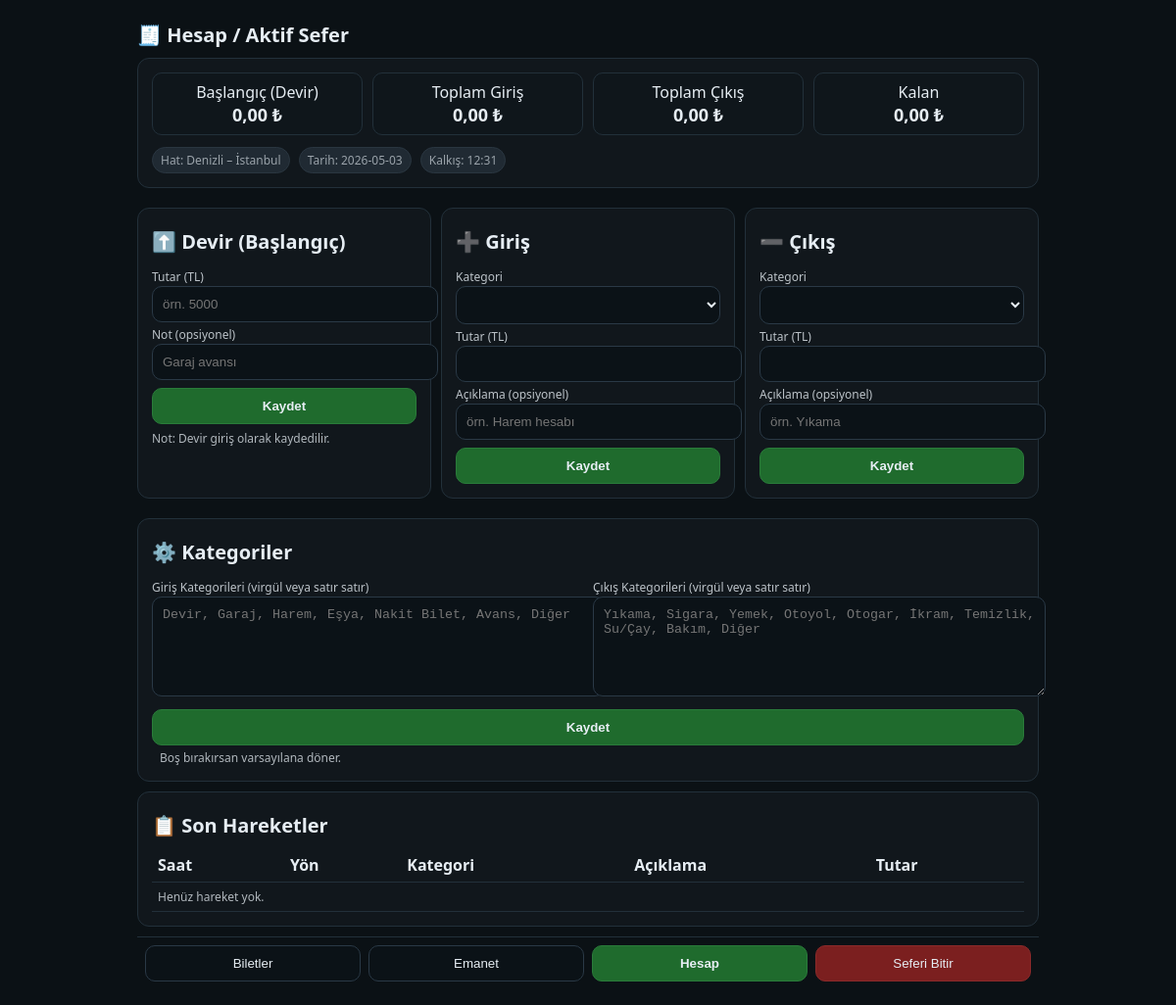
/olaylar (signed in), run on an earlier commit of the app's database.
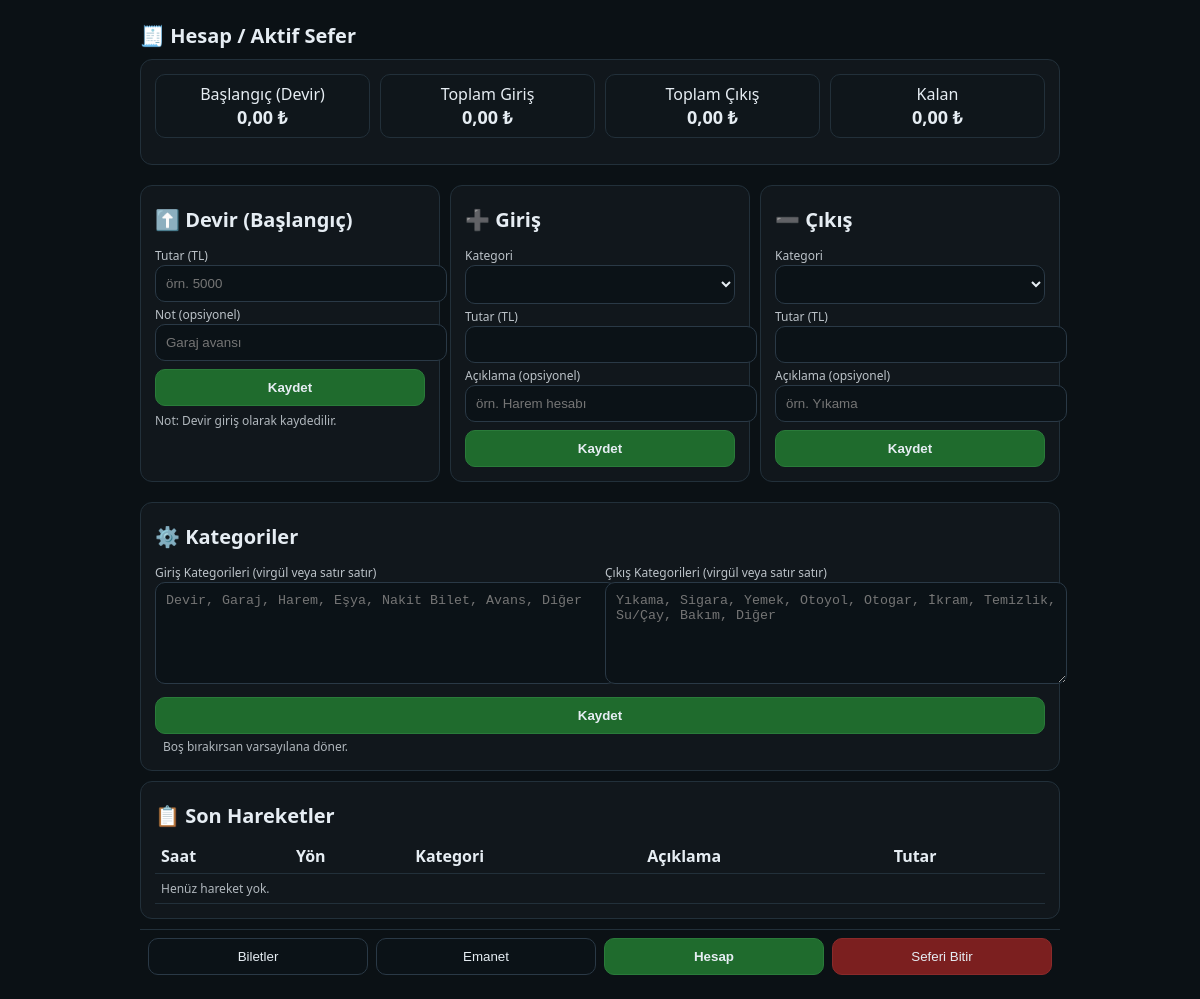
And on a later commit of the database.
### tables this page shows
CREATE TABLE trips(
            id INTEGER PRIMARY KEY,
            date TEXT,
            route TEXT,
            departure_time TEXT,
            plate TEXT,
            captain1 TEXT,
            captain2 TEXT,
            attendant TEXT,
            note TEXT
        );

### modules/reports_panel.py (the view)
    def events_page():
        get_active_trip = deps.get("get_active_trip")
        tid = get_active_trip() if callable(get_active_trip) else None
        sums = {"devir": 0, "giris": 0, "cikis": 0, "kalan": 0}
        trip = {}
        if tid:
            db = get_db()
            trip_row = db.execute("SELECT * FROM trips WHERE id=?", (tid,)).fetchone()
            trip = dict(trip_row) if trip_row else {}
            try:
                if hasattr(app, "cash_sums"):
                    sums = dict(app.cash_sums(tid))
            except Exception:
                pass
        return render_template("events.html", sums=sums, trip=trip)

### app.py (called while the page is built)
def ensure_admin_profile_table(db):
    db.execute("""
        CREATE TABLE IF NOT EXISTS admin_profile(
            id INTEGER PRIMARY KEY CHECK(id=1),
            full_name TEXT NOT NULL DEFAULT '',
            phone TEXT NOT NULL DEFAULT '',
            photo_path TEXT NOT NULL DEFAULT '',
            created_at TEXT NOT NULL DEFAULT (datetime('now','localtime')),
            updated_at TEXT NOT NULL DEFAULT (datetime('now','localtime'))
        )
    """)

def get_admin_profile():
    db = get_db()
    ensure_admin_profile_table(db)
    row = db.execute("""
        SELECT id, full_name, phone, photo_path, created_at, updated_at
        FROM admin_profile
        WHERE id=1
    """).fetchone()
    if not row:
        return None
    return {
        "id": row["id"],
        "full_name": row["full_name"] or "",
        "phone": row["phone"] or "",
        "photo_path": row["photo_path"] or "",
        "created_at": row["created_at"],
        "updated_at": row["updated_at"],
    }

def admin_profile_exists():
    prof = get_admin_profile()
    return bool(prof and prof.get("full_name"))

@app.context_processor
def inject_admin_profile():
    try:
        return {"admin_profile": get_admin_profile()}
    except Exception:
        return {"admin_profile": None}

def get_db() -> sqlite3.Connection:
    if "db" not in g:
        g.db = sqlite3.connect(DB_PATH)
        g.db.row_factory = sqlite3.Row
        g.db.execute("PRAGMA foreign_keys=ON;")
        g.db.execute("PRAGMA journal_mode=WAL;")
    return g.db

@app.template_filter("tl")
def format_tl(value):
    try:
        value = float(value)
        s = f"{value:,.2f} ₺"
        return s.replace(",", "X").replace(".", ",").replace("X", ".")
    except Exception:
        return "0,00 ₺"

def settings_get(key: str, default=None):
    row = get_db().execute("SELECT value FROM settings WHERE key=?", (key,)).fetchone()
    if not row:
        return default
    raw = row["value"]
    try:
        return json.loads(raw)
    except Exception:
        return raw

def get_active_trip() -> Optional[int]:
    row = get_db().execute("SELECT active_trip_id FROM app_state WHERE id=1").fetchone()
    return row["active_trip_id"] if row else None

def get_active_trip_row():
    tid = get_active_trip()
    if not tid:
        return None
    return get_db().execute("SELECT * FROM trips WHERE id=?", (tid,)).fetchone()

def issue_csrf() -> str:
    token = secrets.token_urlsafe(32)
    session["csrf_token"] = token
    return token

### templates/events.html (shortened to what this page needs)
<!doctype html>
<html lang="tr">
<head>
</head>
<body>
<div class="container">
  <h1>🧾 Hesap / Aktif Sefer</h1>
  <div class="card">
    <div class="kasa">
      <div class="box"><div>Başlangıç (Devir)</div><div class="num">{{ sums.devir|tl }}</div></div>
      <div class="box"><div>Toplam Giriş</div><div class="num">{{ sums.giris|tl }}</div></div>
      <div class="box"><div>Toplam Çıkış</div><div class="num">{{ sums.cikis|tl }}</div></div>
      <div class="box"><div>Kalan</div><div class="num">{{ sums.kalan|tl }}</div></div>
    </div>
    <div class="small">
      {% if trip.route %}<span class="badge">Hat: {{ trip.route }}</span>{% endif %}
      {% if trip.date %}<span class="badge">Tarih: {{ trip.date }}</span>{% endif %}
      {% if trip.departure_time %}<span class="badge">Kalkış: {{ trip.departure_time }}</span>{% endif %}
    </div>
  </div>
  <div class="grid3">
    <form class="card" method="post" action="{{ url_for('hesap_devir') }}">
      <h1>⬆️ Devir (Başlangıç)</h1>
      <div>
        <label>Tutar (TL)</label>
        <input type="number" name="amount" inputmode="numeric" min="0" placeholder="örn. 5000" required>
      </div>
      <div>
        <label>Not (opsiyonel)</label>
        <input type="text" name="note" placeholder="Garaj avansı">
      </div>
      <button class="primary" style="margin-top:8px">Kaydet</button>
      <div class="small" style="margin-top:6px">Not: Devir giriş olarak kaydedilir.</div>
    </form>
    <form class="card" method="post" action="{{ url_for('hesap_giris') }}">
      <h1>➕ Giriş</h1>
      <div>
        <label>Kategori</label>
        <select name="category">
        </select>
      </div>
      <div>
        <label>Tutar (TL)</label>
        <input type="number" name="amount" inputmode="numeric" min="0" required>
      </div>
      <div>
        <label>Açıklama (opsiyonel)</label>
        <input type="text" name="note" placeholder="örn. Harem hesabı">
      </div>
      <button class="primary" style="margin-top:8px">Kaydet</button>
    </form>
    <form class="card" method="post" action="{{ url_for('hesap_cikis') }}">
      <h1>➖ Çıkış</h1>
      <div>
        <label>Kategori</label>
        <select name="category">
        </select>
      </div>
      <div>
        <label>Tutar (TL)</label>
        <input type="number" name="amount" inputmode="numeric" min="0" required>
      </div>
      <div>
        <label>Açıklama (opsiyonel)</label>
        <input type="text" name="note" placeholder="örn. Yıkama">
      </div>
      <button class="primary" style="margin-top:8px">Kaydet</button>
    </form>
  </div>
  <form class="card" method="post" action="{{ url_for('hesap_kategoriler_kaydet') }}">
    <h1>⚙️ Kategoriler</h1>
    <div class="grid2">
      <div>
        <label>Giriş Kategorileri (virgül veya satır satır)</label>
        <textarea name="cats_in" placeholder="Devir, Garaj, Harem, Eşya, Nakit Bilet, Avans, Diğer">{{ categories_in|join(', ') }}</textarea>
      </div>
      <div>
        <label>Çıkış Kategorileri (virgül veya satır satır)</label>
        <textarea name="cats_out" placeholder="Yıkama, Sigara, Yemek, Otoyol, Otogar, İkram, Temizlik, Su/Çay, Bakım, Diğer">{{ categories_out|join(', ') }}</textarea>
      </div>
    </div>
    <div style="margin-top:8px">
      <button class="primary">Kaydet</button>
      <span class="small" style="margin-left:8px">Boş bırakırsan varsayılana döner.</span>
    </div>
  </form>
  <div class="card">
    <h1>📋 Son Hareketler</h1>
    <table class="table">
      <thead>
        <tr><th>Saat</th><th>Yön</th><th>Kategori</th><th>Açıklama</th><th>Tutar</th></tr>
      </thead>
      <tbody>
        {% for m in moves %}
          <tr>
            <td>{{ m.created_at }}</td>
            <td>{{ '+' if m.direction == '+' else '-' }}</td>
            <td>{{ m.category }}</td>
            <td>{{ m.note }}</td>
            <td>{{ m.amount|tl }}</td>
          </tr>
        {% else %}
          <tr><td colspan="5" class="small">Henüz hareket yok.</td></tr>
        {% endfor %}
      </tbody>
    </table>
  </div>
  <div class="footerbar">
    <a href="{{ url_for('seats_page') }}"><button>Biletler</button></a>
    <a href="{{ url_for('consignments_page') }}"><button>Emanet</button></a>
    <a href="{{ url_for('hesap_page') }}"><button class="primary">Hesap</button></a>
    <form method="post" action="{{ url_for('end_trip') }}" style="margin:0">
      <button class="danger">Seferi Bitir</button>
    </form>
  </div>
</div>
</body>
</html>

### templates/events.html (style rules this page uses)
body { font-family:system-ui,-apple-system,Roboto;background:#0b1115;color:#e6edf3;margin:0 }
.container { max-width:920px;margin:auto;padding:16px }
.card { background:#11171c;border:1px solid #22303a;border-radius:12px;padding:14px;margin:10px 0 }
h1 { font-size:20px;font-weight:700;margin:6px 0 10px }
label { font-size:12px;opacity:.8 }
input,select,button,textarea { width:100%;padding:10px;border-radius:10px;border:1px solid #2a3946;background:#0b1217;color:#e6edf3 }
textarea { min-height:80px;resize:vertical }
button.primary { background:#1f6b2d;border-color:#2a7b3a;font-weight:700 }
button.danger { background:#7b1f1f;border-color:#8a2a2a }
.grid2 { display:grid;grid-template-columns:1fr 1fr;gap:10px }
.grid3 { display:grid;grid-template-columns:repeat(3,1fr);gap:10px }
.kasa { display:grid;grid-template-columns:repeat(4,1fr);gap:10px;margin-bottom:12px }
.kasa .box { background:#0f161b;border:1px solid #22303a;border-radius:10px;padding:8px;text-align:center }
.kasa .num { font-size:18px;font-weight:700 }
.table { width:100%;border-collapse:collapse }
.table th,.table td { border-bottom:1px solid #22303a;padding:6px;text-align:left }
.footerbar { position:sticky;bottom:0;background:#0b1115;border-top:1px solid #22303a;padding:8px;display:grid;grid-template-columns:repeat(4,1fr);gap:8px }
.small { font-size:12px;opacity:.75 }

What changed in the data, as far as the page shows it:
removed trips: route "Denizli – İstanbul", date "2026-05-03", departure_time "12:31"
Also different on the page:
text no longer shown: "Hat: Tarih: Kalkış:"
